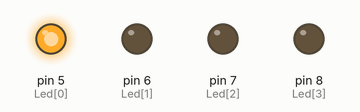
Recording of a sketch running on a simulated Arduino Uno, built with avr-gcc and run on an emulated ATmega328P. On the bench: output pins drawn as LEDs (lit = HIGH).

Above: at 0.2 s.
At 1.2 s:
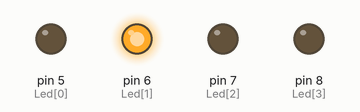
At 2.2 s:
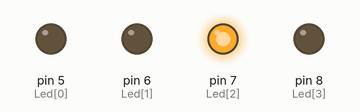
At 3.2 s:
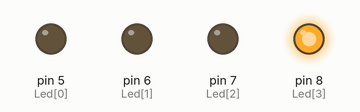
At 4.7 s:
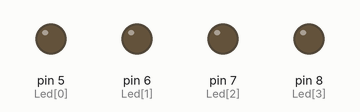
Timing chart, 0 to 5.2 s (numbered marks = the images above):
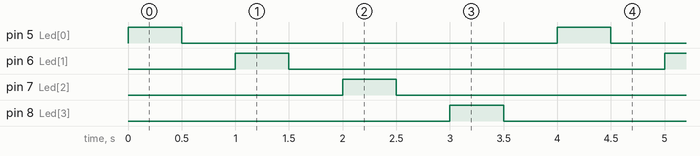

Measured:
- by itself, pin 5 (Led[0]), pin 6 (Led[1]), pin 7 (Led[2]), pin 8 (Led[3]): alternates HIGH for 0.50 s and LOW for 3.5 s
- by itself, everything shown: repeats every 4.0 s, in 8 steps

The sketch:

lab1-2_2.ino
```cpp
int Led[4] = {5, 6, 7, 8};

void setup() {
  int i;
  for (i = 0; i < 4; i++)
    pinMode(Led[i], OUTPUT);
}

void loop() {
  int i;
  for (i = 0; i < 4; i++) {
    digitalWrite(Led[i], HIGH);
    delay(500);
    digitalWrite(Led[i], LOW);
    delay(500);
  }

}
```
